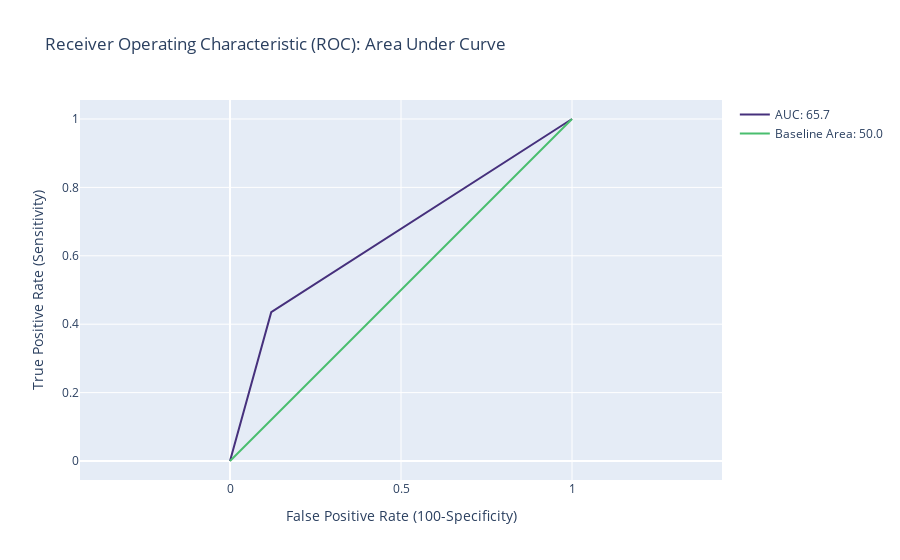

Notebook cell for this chart:
### Code cell
FPR = roc_dict['FPR']
    TPR = roc_dict['TPR']
    y_test = pd.Series(roc_dict['y_test'])
    predictions = roc_dict['predictions']

    roc_score = round(100 * roc_auc_score(y_test, predictions), 1)
    trace0 = go.Scatter(
            x=FPR,
            y=TPR,
            mode='lines',
            name=f'AUC: {roc_score}',
            marker=dict(color=Viridis[10])
    )
    trace1 = go.Scatter(
            x=[0, 1],
            y=[0, 1],
            mode='lines',
            name='Baseline Area: 50.0',
            marker=dict(color=Viridis[50])
    )
    layout = go.Layout(
            title='Receiver Operating Characteristic (ROC): Area Under Curve',
            xaxis={'title': 'False Positive Rate (100-Specificity)', 'scaleratio': 1, 'scaleanchor': 'y'},
            yaxis={'title': 'True Positive Rate (Sensitivity)'}
    )
    data = [trace0, trace1]
    fig = go.Figure(data=data, layout=layout)
    fig

### Figure 1 — Plotly figure (JSON) as saved in the notebook; plotly's stock layout.template omitted (floating-point values rounded to 4 significant figures)
{"data": [{"marker": {"color": "#46307c"}, "mode": "lines", "name": "AUC: 65.7", "type": "scatter", "x": [0, 0.1206, 1], "y": [0, 0.4352, 1]}, {"marker": {"color": "#49be6e"}, "mode": "lines", "name": "Baseline Area: 50.0", "type": "scatter", "x": [0, 1], "y": [0, 1]}], "layout": {"title": {"text": "Receiver Operating Characteristic (ROC): Area Under Curve"}, "xaxis": {"scaleanchor": "y", "scaleratio": 1, "title": {"text": "False Positive Rate (100-Specificity)"}}, "yaxis": {"title": {"text": "True Positive Rate (Sensitivity)"}}}}
